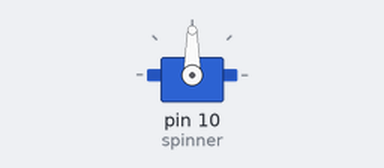
The sketch below on a simulated Arduino Uno, built with avr-gcc and run on an emulated ATmega328P. Parts: servo.

Above: at 0.05 s.
At 2.85 s:
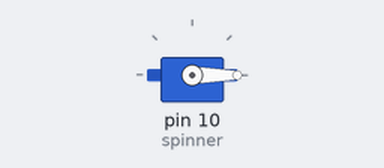
At 4.15 s:
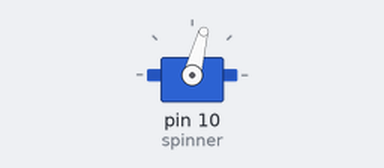
At 5.7 s:
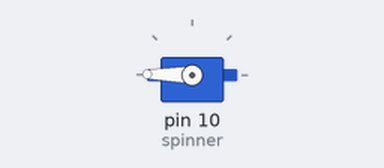
Timing chart, 0 to 7.4 s (numbered marks = the images above):
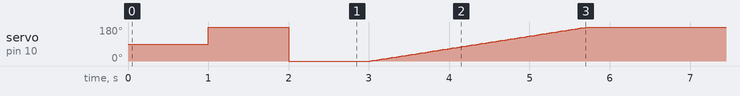

The sketch:

Day8Notes.ino
```cpp
// include servo library
#include <Servo.h>

Servo spinner; //name motor

void setup() {
  spinner.attach(10); // pin initialize for motor
}

void loop() {
  delay(1000);
  spinner.write(180);
  delay(1000);
  spinner.write(0);
  delay(1000);
  for (int angle = 0; angle <= 180; angle += 1) {
    spinner.write(angle);
    delay(15);
  }


}
```

Measured:
- by itself, servo on pin 10 (spinner): ramps from 0° to 180° and jumps back, once every 5.7 s
